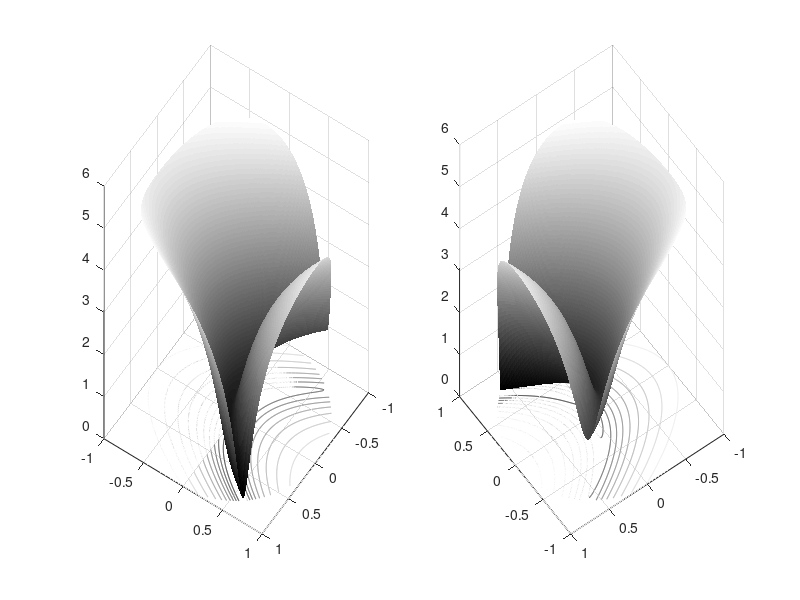

Write the MATLAB code that produced this figure.
function example1
figure1 = figure('Position',[1 400 1200 600]);
colormap('gray');
axis square;
R=0:.002:1;
TH=2*pi*(0:.002:1); 
X=R'*cos(TH); 
Y=R'*sin(TH); 
Z=log(1+vrosenbrock(X,Y));

% Create subplot
subplot1 = subplot(1,2,1,'Parent',figure1);
view([124 34]);
grid('on');
hold('all');

% Create surface
surf(X,Y,Z,'Parent',subplot1,'LineStyle','none');

% Create contour
contour(X,Y,Z,'Parent',subplot1);

% Create subplot
subplot2 = subplot(1,2,2,'Parent',figure1);
view([234 34]);
grid('on');
hold('all');

% Create surface
surf(X,Y,Z,'Parent',subplot2,'LineStyle','none');

% Create contour
contour(X,Y,Z,'Parent',subplot2);

end

function z=vrosenbrock(x,y)

z=100*(y - x.^2).^2 + (1-x).^2;
end
